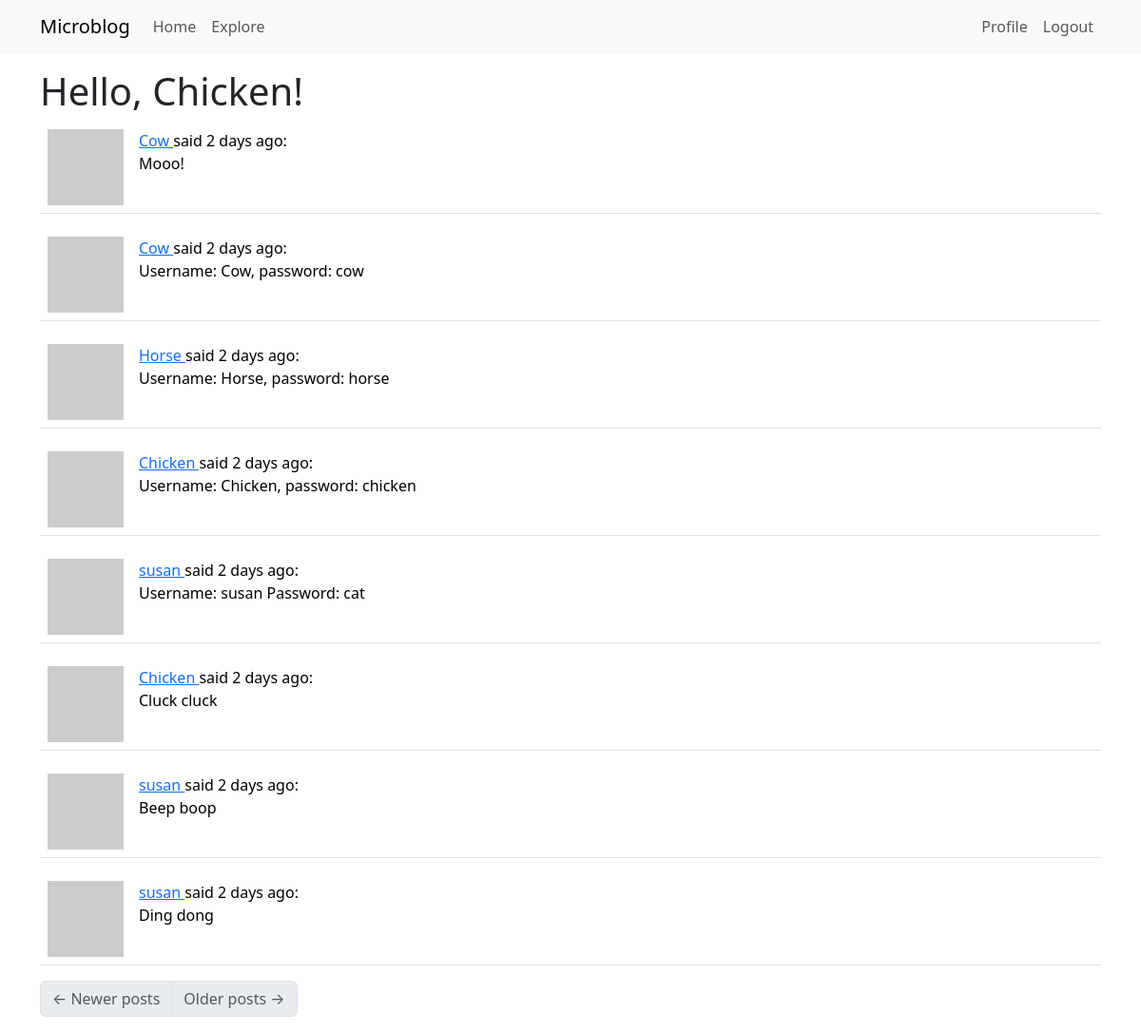
Screenshot of /explore (signed in) with the database file from the repository.
### app/models.py (models this page shows, shortened)
class User(UserMixin, db.Model):
    id: so.Mapped[int] = so.mapped_column(primary_key=True)
    username: so.Mapped[str] = so.mapped_column(sa.String(64), index=True, unique=True)
    email: so.Mapped[str] = so.mapped_column(sa.String(120), index=True, unique=True)
    password_hash: so.Mapped[Optional[str]] = so.mapped_column(sa.String(256))
    posts: so.WriteOnlyMapped['Post'] = so.relationship(back_populates='author')
    about_me: so.Mapped[Optional[str]] = so.mapped_column(sa.String(140))
    last_seen: so.Mapped[Optional[datetime]] = so.mapped_column(default=lambda: datetime.now(timezone.utc))
    following: so.WriteOnlyMapped['User'] = so.relationship(
        secondary = followers,
        primaryjoin = (followers.c.follower_id == id),
        secondaryjoin = (followers.c.followed_id == id),
        back_populates = 'followers'
    )
    followers: so.WriteOnlyMapped['User'] = so.relationship(
        secondary = followers,
        primaryjoin = (followers.c.followed_id == id),
        secondaryjoin = (followers.c.follower_id == id),
        back_populates = 'following'
    )
    def avatar(self, size):
        digest = md5(self.email.lower().encode('utf-8')).hexdigest()
        return f'https://www.gravatar.com/avatar/{digest}?d=identicon&s={size}'

class Post(db.Model):
    id: so.Mapped[int] = so.mapped_column(primary_key=True)
    body: so.Mapped[str] = so.mapped_column(sa.String(140))
    timestamp: so.Mapped[datetime] = so.mapped_column(index=True, default=lambda: datetime.now(timezone.utc))
    user_id: so.Mapped[int] = so.mapped_column(sa.ForeignKey(User.id), index=True)
    author: so.Mapped[User] = so.relationship(back_populates='posts')

### app/routes.py (the view)
@app.route('/explore')
@login_required
def explore():
    page = request.args.get('page', 1, type=int)
    query = sa.select(Post).order_by(Post.timestamp.desc())
    posts = db.paginate(query, page=page, per_page=app.config['POSTS_PER_PAGE'], error_out=False)
    next_url = url_for('explore', page=posts.next_num) if posts.has_next else None
    prev_url = url_for('explore', page=posts.prev_num) if posts.has_prev else None
    return render_template('index.html', title='Explore', posts=posts.items, next_url=next_url, prev_url=prev_url)

### app/models.py (called while the page is built)
@login.user_loader
def load_user(id):
    return db.session.get(User, int(id))

### app/routes.py (called while the page is built)
@app.before_request
def before_request():
    if current_user.is_authenticated:
        current_user.last_seen = datetime.now(timezone.utc)
        db.session.commit()

### app/templates/index.html (shortened to what this page needs)
{% extends "base.html" %}
{% import "bootstrap_wtf.html" as wtf %}
{% block content %}
    <h1>
        Hello, {{ current_user.username }}!
    </h1>
    {% for post in posts %}
        {% include '_post.html' %}
    {% endfor %}
    <nav aria-label="Post navigation">
        <ul class="pagination">
            <li class="page-item{% if not prev_url %} disabled{% endif %}">
                <a class="page-link" href="{{ prev_url }}">
                    <span aria-hidden="true">&larr;</span> Newer posts
                </a>
            </li>
            <li class="page-item{% if not next_url %} disabled{% endif %}">
                <a class="page-link" href="{{ next_url }}">
                    Older posts <span aria-hidden="true">&rarr;</span>
                </a>
            </li>
        </ul>
    </nav>
{% endblock %}

### app/templates/_post.html
<table class="table table-hover">
    <tr>
        <td width="70px">
            <a href="{{ url_for('user', username=post.author.username) }}">
                <img src="{{ post.author.avatar(70) }}">
            </a>
        </td>
        <td>
            <a href="{{ url_for('user', username=post.author.username) }}">
                {{ post.author.username }}
            </a>
            said {{ moment(post.timestamp).fromNow() }}:
            <br />
            {{ post.body }}
        </td>
    </tr>
</table>

### rows the page displays
User: username "Chicken"
Post: author.username "Cow", timestamp "2 days ago", body "Mooo!"
Post: author.username "Cow", timestamp "2 days ago", body "Username: Cow, password: cow"
Post: author.username "Horse", timestamp "2 days ago", body "Username: Horse, password: horse"
Post: author.username "Chicken", timestamp "2 days ago", body "Username: Chicken, password: chicken"
Post: author.username "susan", timestamp "2 days ago", body "Username: susan Password: cat"
Post: author.username "Chicken", timestamp "2 days ago", body "Cluck cluck"
Post: author.username "susan", timestamp "2 days ago", body "Beep boop"
Post: author.username "susan", timestamp "2 days ago", body "Ding dong"
